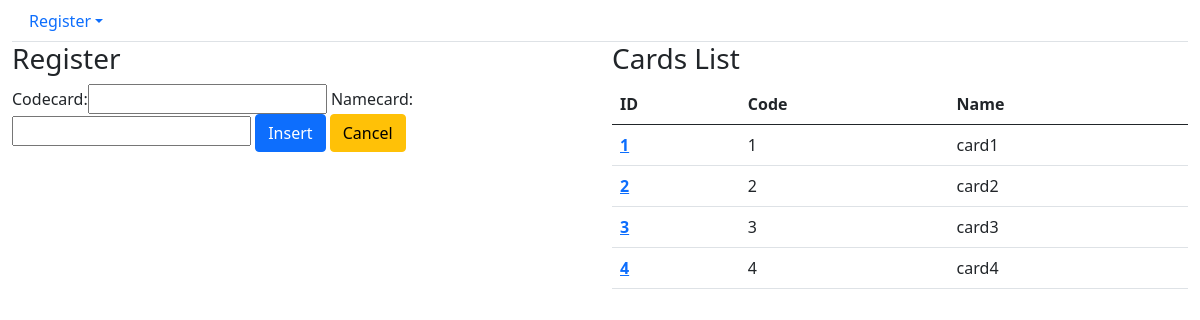
Page /core/cards/ on the committed database.
### core/models.py (models this page shows, shortened)
class Card(models.Model):
    codecard = models.IntegerField(unique=True)
    namecard = models.CharField(max_length=20, blank=False, null=False)

### core/views.py (the view)
# urls.py: path('cards/', card_list, name='core_card_list'),
def card_list(request):
    cards = Card.objects.all()
    form = CardForm
    data = {'cards': cards, 'form': form}
    return render(request, 'core/card_list.html', data)

### core/templates/core/card_list.html (shortened to what this page needs)
{% extends 'base.html' %}
{% load bootstrap %}
{% block main %}
    <div class="row">
        <div class="col-sm-6">
            <h3>Register</h3>
            <form action="{% url 'core_card_insert' %}" method="POST">
                {{ form|bootstrap }}
                <button type="submit" class="btn btn-primary">Insert</button>
                <a href="{% url 'index' %}" class="btn btn-warning">Cancel</a>
            </form>
        </div>
        <div class="col-sm-6">
            <h3>Cards List</h3>
            <table class="table">
              <thead>
                <tr>
                  <th scope="col">ID</th>
                  <th scope="col">Code</th>
                  <th scope="col">Name</th>
                </tr>
              </thead>
              <tbody>
                {% for card in cards %}
                <tr>
                    <th scope="row"><a href="{% url 'core_card_edit' card.id %}">{{ card.id }}</a></th>
                  <td>{{ card.codecard }}</td>
                  <td>{{ card.namecard }}</td>
                </tr>
               {% endfor %}
              </tbody>
            </table>
        </div>
    </div>
{% endblock %}

### rows in the picture
Card: id "1", codecard "1", namecard "card1"
Card: id "2", codecard "2", namecard "card2"
Card: id "3", codecard "3", namecard "card3"
Card: id "4", codecard "4", namecard "card4"
